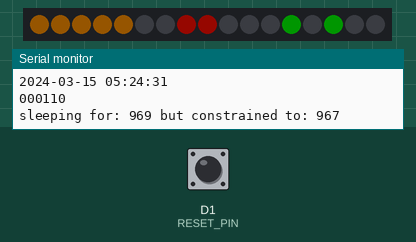
Recording of a sketch running on a simulated ESP8266 (NodeMCU). On the bench: 17 RGB LEDs in strip order, left to right, the last lines printed to the serial monitor. Inputs (shaded band) come from the test bench; at power-on: D1 (RESET_PIN) HIGH. Dim RGB values are drawn brighter than linear; WiFi joins after 1.5 s; servers stay silent unless stated; network time is answered at once with the bench clock; the local clock reads 2024-03-15 10:24:30 at power-on unless the sketch sets it; random numbers use the default seed unless the sketch sets one; EEPROM starts erased.

Above: at 1.6 s.
At 15.6 s:
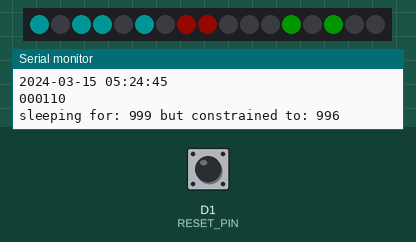
At 19.6 s:
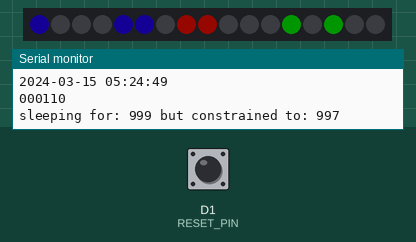
At 23.6 s:
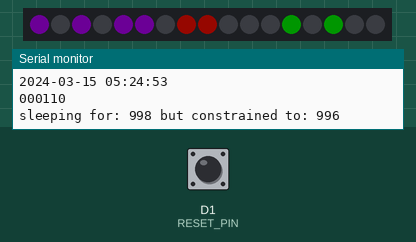
At 31.6 s:
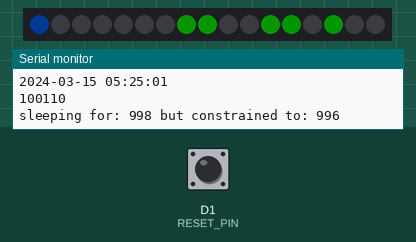
At 38.6 s:
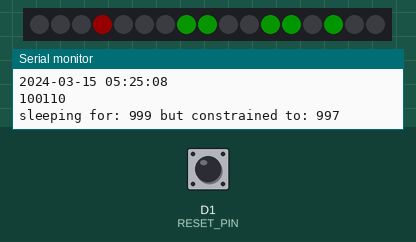

The sketch:

clockyness.ino
```cpp
#include <ESP8266WiFi.h>
#include <WiFiManager.h>
#include <WiFiUdp.h>
#include <NTPClient.h>
#include <Adafruit_NeoPixel.h>
#include <ArduinoOTA.h>
#include <EEPROM.h>

WiFiManager wifiManager;

WiFiManagerParameter modeSetting("mode", "Mode (purdue or... ?)", "", 10);

bool shouldSaveConfig = false;
bool purdueMode = false;

// NTP client setup
WiFiUDP ntpUDP;
//NTPClient timeClient(ntpUDP, "pool.ntp.org", 0, 60000);  // UTC, update every 60 seconds
NTPClient timeClient(ntpUDP, "us.pool.ntp.org", 0, 3600000);  // UTC, update every hour

// LED setup
#define LED_PIN     D5
#define NUM_LEDS    17

#define RESET_PIN   D1

Adafruit_NeoPixel strip(NUM_LEDS, LED_PIN, NEO_GRB + NEO_KHZ800);

// Timezone offset (in seconds)
const long CST_OFFSET = -6 * 3600;
const long CDT_OFFSET = -5 * 3600;
const long EST_OFFSET = -5 * 3600;
const long EDT_OFFSET = -4 * 3600;

#define HOUR_OFFSET 12
#define MINUTE_OFFSET 6
#define SECOND_OFFSET 0

int lastHour = 0;
int lastMinute = 0;
uint32_t baseHourColor = 0;
uint32_t baseMinuteColor = 0;

// Check if DST is in effect (basic U.S. rule)
bool isDST(int dayOfWeek, int month, int day, int hour) {
  // Only March to November needs checking
  if (month < 3 || month > 11) return false;
  if (month > 3 && month < 11) return true;

  if (month == 3) {
    // DST starts on the second Sunday in March
    int secondSunday = (14 - (1 + 6 - (day - 1) % 7) % 7);
    return (day > secondSunday || (day == secondSunday && hour >= 2));
  }
  if (month == 11) {
    // DST ends on the first Sunday in November
    int firstSunday = 7 - (1 + 6 - (day - 1) % 7) % 7;
    return (day < firstSunday || (day == firstSunday && hour < 2));
  }
  return false;
}

// Convert UNIX time to local time with DST
time_t getLocalTime() {
  time_t raw = timeClient.getEpochTime();
  struct tm *ptm = gmtime(&raw);

  bool dst = isDST(ptm->tm_wday, ptm->tm_mon + 1, ptm->tm_mday, ptm->tm_hour);
  if (purdueMode) {
     return raw + (dst ? EDT_OFFSET : EST_OFFSET);
  }
  else {
     return raw + (dst ? CDT_OFFSET : CST_OFFSET);
  }
}

void inConfigMode(WiFiManager *myWifiManager) {
  Serial.println("Entered config mode");
  Serial.println(WiFi.softAPIP());

  Serial.println(myWifiManager->getConfigPortalSSID());

  strip.clear();
  strip.setPixelColor(HOUR_OFFSET, strip.ColorHSV(0, 255, 128));
  strip.setPixelColor(HOUR_OFFSET + 4, strip.ColorHSV(0, 255, 128));
  strip.setPixelColor(MINUTE_OFFSET + 2, strip.ColorHSV(0, 255, 128));
  strip.setPixelColor(MINUTE_OFFSET + 3, strip.ColorHSV(0, 255, 128));
  strip.setPixelColor(SECOND_OFFSET, strip.ColorHSV(0, 255, 128));
  strip.setPixelColor(SECOND_OFFSET + 5, strip.ColorHSV(0, 255, 128));
  strip.show();
}

void saveModeSettingToEEPROM(String modeValue) {
  for (int i = 0; i < modeValue.length(); ++i) {
    EEPROM.write(i, modeValue[i]);
  }
  EEPROM.write(modeValue.length(), '\0'); // null terminator
  EEPROM.commit();
}

String loadModeSettingFromEEPROM() {
  char data[11]; // match size from parameter
  for (int i = 0; i < 10; ++i) {
    data[i] = EEPROM.read(i);
    if (data[i] == '\0') break;
  }
  data[10] = '\0';
  return String(data);
}

void setup() {
  Serial.begin(115200);
  EEPROM.begin(512);

  while(!Serial) {
    ; // just wait...
  }

  pinMode(RESET_PIN, INPUT_PULLUP);

  Serial.println("Checking reset pin");

  if (digitalRead(RESET_PIN) == LOW) {
     Serial.println("HOLY HORSEPUCKY!! THE RESET IS LOW");
     wifiManager.resetSettings();
  }
  else {
    Serial.println("aint no switch on");
  }

  // LED setup
  strip.begin();
  strip.setBrightness(128);
  strip.show();

  wifiManager.addParameter(&modeSetting);
  wifiManager.setClass("invert");
  wifiManager.setConfigPortalTimeout(300);
  wifiManager.setAPCallback(inConfigMode);
  wifiManager.setSaveConfigCallback([]() {
    Serial.println("WiFiManager config was changed — marking to save custom params");
    shouldSaveConfig = true;
  });

  Serial.println("startin clockytime");

  wifiManager.autoConnect("clockyness");

  // Connect to WiFi
  Serial.print("Connecting to WiFi");
  while (WiFi.status() != WL_CONNECTED) {
    for (int i = 0; i < NUM_LEDS; i++) {
      strip.setPixelColor(i, strip.gamma32(strip.ColorHSV(random(65535), 255, 128)));
    }
    strip.show();
    Serial.print(".");
    delay(50);
  }

  if (shouldSaveConfig) {
     String modeValue = modeSetting.getValue();
     saveModeSettingToEEPROM(modeValue);
     purdueMode = modeValue.indexOf("purdue") >= 0;
  }
  else {
     String modeValue = loadModeSettingFromEEPROM();
     purdueMode = modeValue.indexOf("purdue") >= 0;
  }

  Serial.println("\nWiFi connected");

  ArduinoOTA.setHostname("clockyness");

  ArduinoOTA.onStart([]() {
    Serial.println("Start OTA update");
  });

  ArduinoOTA.onEnd([]() {
    Serial.println("\nOTA update complete!");
  });

  ArduinoOTA.onProgress([](unsigned int progress, unsigned int total) {
    Serial.printf("Progress: %u%%\r", (progress / (total / 100)));
  });

  ArduinoOTA.onError([](ota_error_t error) {
    Serial.printf("Error[%u]: ", error);
    if (error == OTA_AUTH_ERROR) Serial.println("Auth Failed");
    if (error == OTA_BEGIN_ERROR) Serial.println("Begin Failed");
    if (error == OTA_CONNECT_ERROR) Serial.println("Connect Failed");
    if (error == OTA_RECEIVE_ERROR) Serial.println("Receive Failed");
    if (error == OTA_END_ERROR) Serial.println("End Failed");
  });

  // Time setup
  timeClient.begin();

  ArduinoOTA.begin();
  Serial.println("OTA all ready to go, mofo.");

  randomSeed(analogRead(0));
}

int toTheTwoth(int val) {
  int result = 1;
  for (int i = 0; i < val; i++) {
    result *= 2;
  }
  return result;
}

uint32_t gimmeAColor() {
 //deep aqua blue return strip.gamma32(strip.ColorHSV(hue, 128, 250));
 // seems a bit brighter?  return strip.gamma32(strip.ColorHSV(hue, 255, 250));
 // less bright... much more green. return strip.gamma32(strip.ColorHSV(hue, 255, 128));
 // return strip.gamma32(strip.ColorHSV(hue, 255, 128)); // start here...
// washed out white trash  return strip.gamma32(strip.ColorHSV(9984, 77, 207)); // start here...
// looks yellow - but too bright  return strip.gamma32(strip.ColorHSV(9984, 177, 207));
// awful - looks white return strip.gamma32(strip.ColorHSV(9984, 127, 207));
 // very muted, but interesting. a slight bump of the hue and bright? return strip.gamma32(strip.ColorHSV(9984, 177, 64));
  // good setting... just find the right hue. return strip.gamma32(strip.ColorHSV(9984, 177, 90));
//  return strip.gamma32(strip.ColorHSV(hue, 177, 90));
// best so far:  return strip.gamma32(strip.ColorHSV(8800, 177, 90));

//#5b4819

  if (purdueMode) {
    // return strip.gamma32(strip.ColorHSV(8800, 177, 90));
    return strip.gamma32(strip.Color(91, 72, 25));
  }
  else {
    return strip.gamma32(strip.ColorHSV(random(65535), 255, 128));
  }
}


void loop() {
  long loopStart = millis();
  timeClient.update();
  ArduinoOTA.handle();

  // Get local time adjusted for DST
  time_t localTime = getLocalTime();
  struct tm *ptm = localtime(&localTime);
  Serial.print("Holy dinkles, the year is: ");
  Serial.println(ptm->tm_year);

  // years are super weird... they're an offset of the year 1900.
 if (ptm->tm_year < 100) {
    for (int i = 0; i < NUM_LEDS; i++) {
      strip.setPixelColor(i, strip.gamma32(strip.ColorHSV(random(65535), 255, 128)));
    }
    strip.show();
    delay(50);
    return;
  }

  // Debug print
  char timeStr[32];
  strftime(timeStr, sizeof(timeStr), "%Y-%m-%d %H:%M:%S", ptm);
  Serial.println(timeStr);

  int hour = ptm->tm_hour;
  if (hour != lastHour) {
     baseHourColor = gimmeAColor();
  }
  for (int i = 0; i < 5; i++) {
    int twoth = toTheTwoth(i);
    if ((hour & twoth) == twoth) {
      //strip.setPixelColor(i + HOUR_OFFSET, strip.gamma32(strip.ColorHSV(random(65535), 255, 128)));
      strip.setPixelColor(i + HOUR_OFFSET, baseHourColor);
    }
    else {
     strip.setPixelColor(i + HOUR_OFFSET, strip.Color(0, 0, 0));
    }
  }

  int minute = ptm->tm_min;
  if (minute != lastMinute) {
     baseMinuteColor = gimmeAColor();
  }
  for (int i = 0; i < 6; i++) {
    int twoth = toTheTwoth(i);
    if ((minute & twoth) == twoth) {
      strip.setPixelColor(5 - i + MINUTE_OFFSET, baseMinuteColor);
      //strip.setPixelColor(5 - i + MINUTE_OFFSET, strip.gamma32(strip.ColorHSV(random(65535), 255, 128)));
      Serial.print(1);
    }
    else {
     strip.setPixelColor(5 - i + MINUTE_OFFSET, strip.Color(0, 0, 0));
      Serial.print(0);
    }
  }
  Serial.println();

  int second = ptm->tm_sec;
  uint32_t secondColor = gimmeAColor();

  for (int i = 5; i >= 0; i--) {
    int twoth = toTheTwoth(i);

    if ((second & twoth) == twoth) {
     strip.setPixelColor(i + SECOND_OFFSET, secondColor);
     //strip.setPixelColor(i + SECOND_OFFSET, strip.Color(0, 0, 255));
    }
    else {
     strip.setPixelColor(i + SECOND_OFFSET, strip.Color(0, 0, 0));
    }
  }


  strip.show();
  Serial.println();

  lastHour = hour;
  lastMinute = minute;

  Serial.print("sleeping for: ");
  Serial.print(1000 - (millis() - loopStart));
  Serial.print(" but constrained to: ");
  Serial.println(constrain(1000 - (millis() - loopStart), 10, 1000));

  delay(constrain(1000 - (millis() - loopStart), 10, 1000));  // update every secondish
}
```

Measured:
- what the display in image 0 shows lasts 1.0 s, from 1.5 s to 2.5 s
